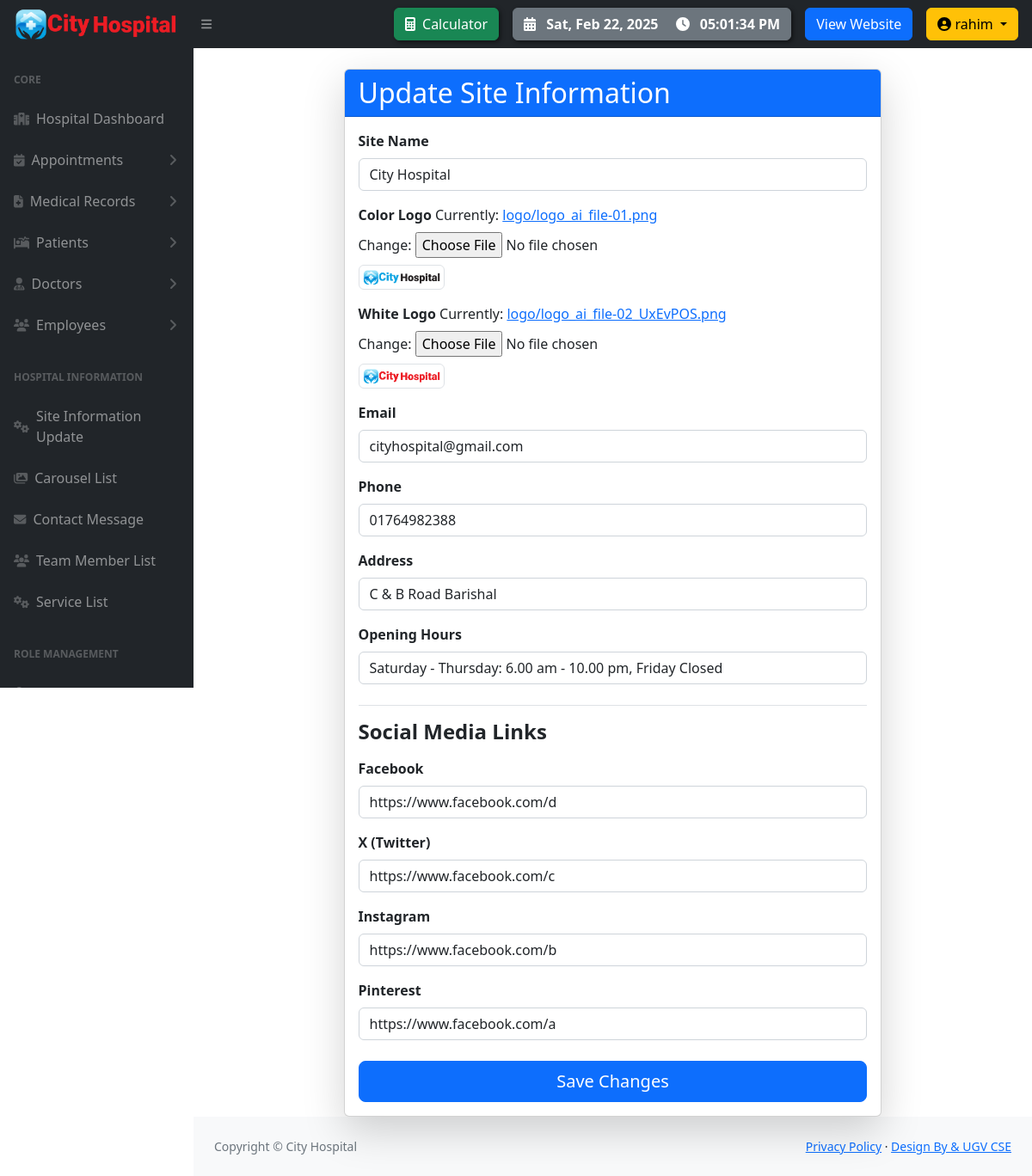
The page /site-info/ (signed in) on the database its author committed.
### pms/models.py (models this page shows, shortened)
class SiteInfo(models.Model):
    site_name = models.CharField(max_length=20)
    color_logo = models.ImageField(upload_to='logo/')
    white_logo = models.ImageField(upload_to='logo/')
    email = models.EmailField()
    phone = models.CharField(max_length=14)
    address = models.CharField(max_length=100)
    opening_hours = models.CharField(max_length=255, default='Saturday - Thursday: 6.00 am - 10.00 pm, Friday Closed')
    site_facebook = models.URLField(max_length=100)
    site_x = models.URLField(max_length=100)
    site_instagram = models.URLField(max_length=100)
    site_pinterest = models.URLField(max_length=100)

### pms/views.py (the view)
# urls.py: path('site-info/', site_info_view, name='site-info'),
@login_required
@user_passes_test(superuser_required)
def site_info_view(request):
    site_info = SiteInfo.objects.first()  # Get the only existing instance
    if request.method == "POST":
        form = SiteInfoForm(request.POST, request.FILES, instance=site_info)
        if form.is_valid():
            form.save()
            messages.success(request, "Site information updated successfully!")
            return redirect('site-info')  # Redirect to the same page after saving
    else:
        form = SiteInfoForm(instance=site_info)
    return render(request, 'site_info.html', {'form': form})

### pms/forms.py
class SiteInfoForm(forms.ModelForm):
    class Meta:
        model = SiteInfo
        fields = '__all__'
        widgets = {
            'site_name': forms.TextInput(attrs={'class': 'form-control'}),
            'color_logo': forms.ClearableFileInput(attrs={'class': 'form-control-file'}),
            'white_logo': forms.ClearableFileInput(attrs={'class': 'form-control-file'}),
            'email': forms.EmailInput(attrs={'class': 'form-control'}),
            'phone': forms.TextInput(attrs={'class': 'form-control'}),
            'address': forms.TextInput(attrs={'class': 'form-control'}),
            'opening_hours':forms.TextInput(attrs={'class': 'form-control'}),
            'site_facebook': forms.URLInput(attrs={'class': 'form-control'}),
            'site_x': forms.URLInput(attrs={'class': 'form-control'}),
            'site_instagram': forms.URLInput(attrs={'class': 'form-control'}),
            'site_pinterest': forms.URLInput(attrs={'class': 'form-control'}),
        }

### pms/context_processors.py (called while the page is built)
def site_information(request):
    site_info = SiteInfo.objects.first()
    return {
        'site_info': site_info
    }

### pms/views.py (called while the page is built)
def superuser_required(user):
    return user.is_superuser

### templates/site_info.html (shortened to what this page needs)
{% extends "hospital/hospital_base.html" %}
{% load static %}
{% block content %}
<div class="container mt-4">
    <div class="row justify-content-center">
        <div class="col-md-8">
            <div class="card shadow-lg">
                <div class="card-header bg-primary text-white">
                    <h2 class="card-title mb-0">Update Site Information</h2>
                </div>
                <div class="card-body">
                    <form method="post" enctype="multipart/form-data">
                        <div class="mb-3">
                            <label class="form-label fw-bold">Site Name</label>
                            {{ form.site_name }}
                        </div>
                        <div class="mb-3">
                            <label class="form-label fw-bold">Color Logo</label>
                            {{ form.color_logo }}
                            {% if form.instance.color_logo %}
                                <div class="mt-2">
                                    <img src="{{ form.instance.color_logo.url }}" class="img-thumbnail" width="100">
                                </div>
                            {% endif %}
                        </div>
                        <div class="mb-3">
                            <label class="form-label fw-bold">White Logo</label>
                            {{ form.white_logo }}
                            {% if form.instance.white_logo %}
                                <div class="mt-2">
                                    <img src="{{ form.instance.white_logo.url }}" class="img-thumbnail" width="100">
                                </div>
                            {% endif %}
                        </div>
                        <div class="mb-3">
                            <label class="form-label fw-bold">Email</label>
                            {{ form.email }}
                        </div>
                        <div class="mb-3">
                            <label class="form-label fw-bold">Phone</label>
                            {{ form.phone }}
                        </div>
                        <div class="mb-3">
                            <label class="form-label fw-bold">Address</label>
                            {{ form.address }}
                        </div>
                        <div class="mb-3">
                            <label class="form-label fw-bold">Opening Hours</label>
                            {{ form.opening_hours }}
                        </div>
                        <div class="border-top pt-3 mt-4">
                            <h4 class="mb-3 fw-bold">Social Media Links</h4>
                            <div class="mb-3">
                                <label class="form-label fw-bold">Facebook</label>
                                {{ form.site_facebook }}
                            </div>
                            <div class="mb-3">
                                <label class="form-label fw-bold">X (Twitter)</label>
                                {{ form.site_x }}
                            </div>
                            <div class="mb-3">
                                <label class="form-label fw-bold">Instagram</label>
                                {{ form.site_instagram }}
                            </div>
                            <div class="mb-3">
                                <label class="form-label fw-bold">Pinterest</label>
                                {{ form.site_pinterest }}
                            </div>
                        </div>
                        <div class="d-grid mt-4">
                            <button type="submit" class="btn btn-primary btn-lg">Save Changes</button>
                        </div>
                    </form>
                </div>
            </div>
        </div>
    </div>
</div>
{% endblock %}

### templates/hospital/hospital_base.html (shortened to what this page needs)
{% load static %}
<!DOCTYPE html>
<html lang="en">
    <head>
        <link href="https://cdn.jsdelivr.net/npm/simple-datatables@7.1.2/dist/style.min.css" rel="stylesheet" />
        <link href="{% static 'admin_panel/css/styles.css' %}" rel="stylesheet" />
    </head>
    <body class="sb-nav-fixed">
        <nav class="sb-topnav navbar navbar-expand navbar-dark bg-dark">
            <a class="navbar-brand ps-3" href="{% url 'hospital_admin' %}"><img src="{{ site_info.white_logo.url }}" alt="" style="width: 190px;"></a>
            <button class="btn btn-link btn-sm order-1 order-lg-0 me-4 me-lg-0" id="sidebarToggle" href="#!"><i class="fas fa-bars"></i></button>
            <button class="btn btn-success me-3 d-none d-md-block" data-bs-toggle="modal" data-bs-target="#calculatorModal" style="box-shadow: 2px 2px 5px rgba(0, 0, 0, 0.5);">
                <i class="fas fa-calculator me-2"></i>Calculator
            </button>
            <button class="btn btn-secondary me-3 d-none d-md-block d-flex align-items-center" style="box-shadow: 2px 2px 5px rgba(0, 0, 0, 0.5); font-weight: bold;">
                <i class="fas fa-calendar-alt me-2"></i>
                <span id="currentDate" class="me-3"></span>
                <i class="fas fa-clock me-2"></i>
                <span id="currentTime"></span>
            </button>
            <a href="{% url 'home' %}" class="btn btn-primary me-3 d-none d-md-block">View Website</a>
    {% if user.is_authenticated %}
    <div class="nv dropdown me-3 d-none d-md-block">
        <button class="btn btn-warning dropdown-toggle" id="UserDropdown" data-bs-toggle="dropdown" aria-expanded="false">
            <i class="fas fa-user-circle"></i> {{ user.username }}
        </button>
    </div>
    {% else %}
    <a class="btn btn-success ms-3 me-3" href="{% url 'login' %}">
        <i class="fas fa-sign-in-alt"></i> Login
    </a>
    {% endif %}
        </nav>
        <div id="layoutSidenav">
            <div id="layoutSidenav_nav">
                <nav class="sb-sidenav accordion sb-sidenav-dark" id="sidenavAccordion">
                  {% include 'hospital/hospital_sidebar.html' %}
                </nav>
            </div>
            <div id="layoutSidenav_content">
                <main>
                    {% block content %}
                    {% endblock content %}
                </main>
                <footer class="py-4 bg-light mt-auto">
                    <div class="container-fluid px-4">
                        <div class="d-flex align-items-center justify-content-between small">
                            <div class="text-muted">Copyright &copy; {{ site_info.site_name }}</div>
                            <div>
                                <a href="#">Privacy Policy</a>
                                &middot;
                                <a href="#">Design By &amp; UGV CSE</a>
                            </div>
                        </div>
                    </div>
                </footer>
            </div>
        </div>
    </body>
</html>

### rows shown on the page
SiteInfo: white_logo (picture), site_name "City Hospital", instance.color_logo (picture), instance.white_logo (picture), email "cityhospital@gmail.com", phone "01764982388", address "C & B Road Barishal", opening_hours "Saturday - Thursday: 6.00 am - 10.00 pm, Friday Closed", site_facebook "https://www.facebook.com/d", site_x "https://www.facebook.com/c", site_instagram "https://www.facebook.com/b", site_pinterest "https://www.facebook.com/a"

### other values the page prints
{{ user.username }} "rahim"
